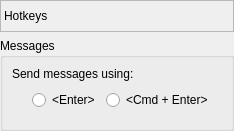
        <widget class="QWidget" name="pageHotkeys">
         <layout class="QVBoxLayout" name="verticalLayout_34">
          <property name="leftMargin">
           <number>0</number>
          </property>
          <property name="topMargin">
           <number>0</number>
          </property>
          <property name="rightMargin">
           <number>0</number>
          </property>
          <property name="bottomMargin">
           <number>0</number>
          </property>
          <item>
           <widget class="QLabel" name="labelHotkeysPage">
            <property name="minimumSize">
             <size>
              <width>0</width>
              <height>32</height>
             </size>
            </property>
            <property name="maximumSize">
             <size>
              <width>16777215</width>
              <height>32</height>
             </size>
            </property>
            <property name="frameShape">
             <enum>QFrame::StyledPanel</enum>
            </property>
            <property name="frameShadow">
             <enum>QFrame::Sunken</enum>
            </property>
            <property name="text">
             <string>Hotkeys</string>
            </property>
           </widget>
          </item>
          <item alignment="Qt::AlignTop">
           <widget class="QGroupBox" name="groupMsgHotkeys">
            <property name="title">
             <string>Messages</string>
            </property>
            <layout class="QVBoxLayout" name="verticalLayout_33">
             <item>
              <widget class="QLabel" name="labelSendModDesc">
               <property name="text">
                <string>Send messages using:</string>
               </property>
              </widget>
             </item>
             <item alignment="Qt::AlignLeft">
              <widget class="QWidget" name="hotKeysWidget" native="true">
               <layout class="QHBoxLayout" name="horizontalLayout_3">
                <property name="leftMargin">
                 <number>20</number>
                </property>
                <property name="topMargin">
                 <number>3</number>
                </property>
                <item>
                 <widget class="QRadioButton" name="radioButtonEnter">
                  <property name="text">
                   <string>&lt;Enter&gt;</string>
                  </property>
                 </widget>
                </item>
                <item>
                 <widget class="QRadioButton" name="radioButtonCmdEnter">
                  <property name="text">
                   <string>&lt;Cmd + Enter&gt;</string>
                  </property>
                 </widget>
                </item>
               </layout>
              </widget>
             </item>
            </layout>
           </widget>
          </item>
         </layout>
        </widget>
